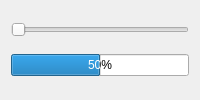
<?xml version="1.0" encoding="UTF-8"?>
<ui version="4.0">
 <class>SentimentMeter</class>
 <widget class="QWidget" name="SentimentMeter">
  <property name="windowTitle">
   <string>Sentiment Meter</string>
  </property>
  <layout class="QVBoxLayout" name="verticalLayout">
   <item>
    <widget class="QSlider" name="sliderSentiment">
     <property name="minimum">
      <number>0</number>
     </property>
     <property name="maximum">
      <number>100</number>
     </property>
     <property name="orientation">
      <enum>Qt::Horizontal</enum>
     </property>
    </widget>
   </item>
   <item>
    <widget class="QProgressBar" name="progressSentiment">
     <property name="value">
      <number>50</number>
     </property>
    </widget>
   </item>
  </layout>
 </widget>
 <resources/>
 <connections/>
 </ui>
